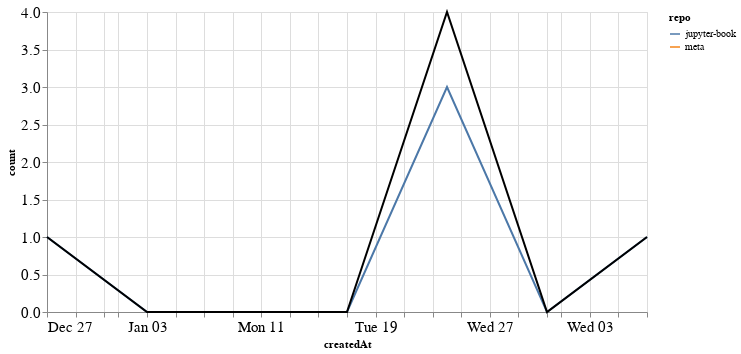

Notebook code for this chart:
### Markdown cell above
### PRs

### Code cell
prs_time = prs.groupby('repo').resample('W', on='createdAt').count()['author'].reset_index()
prs_time = prs_time.rename(columns={'author': 'count'})
prs_time_total = prs_time.groupby('createdAt').agg({"count": "sum"}).reset_index()

ch1 = alt.Chart(prs_time, width=600).mark_line().encode(
    x='createdAt',
    y='count',
    color='repo',
    tooltip="repo"
)

ch2 = alt.Chart(prs_time_total, width=600).mark_line(color="black").encode(
    x='createdAt',
    y='count',
)

ch1 + ch2

### Figure 1 — Vega-Lite specification as saved in the notebook (floating-point values rounded to 4 significant figures)
{"config": {"axisLeft": {"labelFontSize": 15}, "axisBottom": {"labelFontSize": 15}}, "layer": [{"data": {"name": "data-0a43d6be93c6842a852b19c063c5b24f"}, "mark": "line", "encoding": {"color": {"type": "nominal", "field": "repo"}, "tooltip": {"type": "nominal", "field": "repo"}, "x": {"type": "temporal", "field": "createdAt"}, "y": {"type": "quantitative", "field": "count"}}, "width": 600}, {"data": {"name": "data-55617437cde4467f4aa32d69f8ef6a39"}, "mark": {"type": "line", "color": "black"}, "encoding": {"x": {"type": "temporal", "field": "createdAt"}, "y": {"type": "quantitative", "field": "count"}}, "width": 600}], "$schema": "https://vega.github.io/schema/vega-lite/v4.8.1.json", "datasets": {"data-0a43d6be93c6842a852b19c063c5b24f": [{"repo": "jupyter-book", "createdAt": "2020-12-27T00:00:00", "count": 1}, {"repo": "jupyter-book", "createdAt": "2021-01-03T00:00:00", "count": 0}, {"repo": "jupyter-book", "createdAt": "2021-01-10T00:00:00", "count": 0}, {"repo": "jupyter-book", "createdAt": "2021-01-17T00:00:00", "count": 0}, {"repo": "jupyter-book", "createdAt": "2021-01-24T00:00:00", "count": 3}, {"repo": "jupyter-book", "createdAt": "2021-01-31T00:00:00", "count": 0}, {"repo": "jupyter-book", "createdAt": "2021-02-07T00:00:00", "count": 1}, {"repo": "meta", "createdAt": "2021-01-24T00:00:00", "count": 1}], "data-55617437cde4467f4aa32d69f8ef6a39": [{"createdAt": "2020-12-27T00:00:00", "count": 1}, {"createdAt": "2021-01-03T00:00:00", "count": 0}, {"createdAt": "2021-01-10T00:00:00", "count": 0}, {"createdAt": "2021-01-17T00:00:00", "count": 0}, {"createdAt": "2021-01-24T00:00:00", "count": 4}, {"createdAt": "2021-01-31T00:00:00", "count": 0}, {"createdAt": "2021-02-07T00:00:00", "count": 1}]}}
